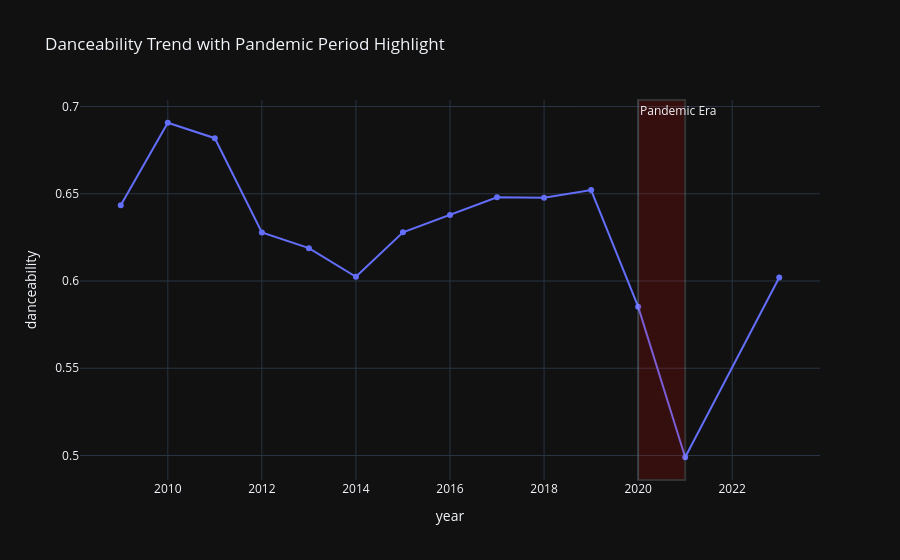

The code cell stored with this chart in its notebook:
### Code cell
fig = px.line(
    yearly_df,
    x="year",
    y="danceability",
    markers=True,
    title="Danceability Trend with Pandemic Period Highlight"
)

fig.add_vrect(
    x0=2020, x1=2021,
    fillcolor="red",
    opacity=0.15,
    annotation_text="Pandemic Era",
    annotation_position="top left"
)

fig.update_layout(template="plotly_dark")
fig.show()

### Figure 1 — Plotly figure (JSON) as saved in the notebook; plotly's stock layout.template omitted (floating-point values rounded to 4 significant figures)
{"data": [{"hovertemplate": "year=%{x}<br>danceability=%{y}<extra></extra>", "legendgroup": "", "line": {"color": "#636efa", "dash": "solid"}, "marker": {"symbol": "circle"}, "mode": "lines+markers", "name": "", "orientation": "v", "showlegend": false, "type": "scatter", "x": [2009, 2010, 2011, 2012, 2013, 2014, 2015, 2016, 2017, 2018, 2019, 2020, 2021, 2023], "xaxis": "x", "y": [0.6434, 0.6907, 0.6819, 0.6278, 0.6188, 0.6024, 0.6279, 0.6379, 0.6479, 0.6478, 0.6521, 0.5853, 0.499, 0.602], "yaxis": "y"}], "layout": {"annotations": [{"showarrow": false, "text": "Pandemic Era", "x": 2020, "xanchor": "left", "xref": "x", "y": 1, "yanchor": "top", "yref": "y domain"}], "legend": {"tracegroupgap": 0}, "shapes": [{"fillcolor": "red", "opacity": 0.15, "type": "rect", "x0": 2020, "x1": 2021, "xref": "x", "y0": 0, "y1": 1, "yref": "y domain"}], "title": {"text": "Danceability Trend with Pandemic Period Highlight"}, "xaxis": {"anchor": "y", "domain": [0, 1], "title": {"text": "year"}}, "yaxis": {"anchor": "x", "domain": [0, 1], "title": {"text": "danceability"}}}}
